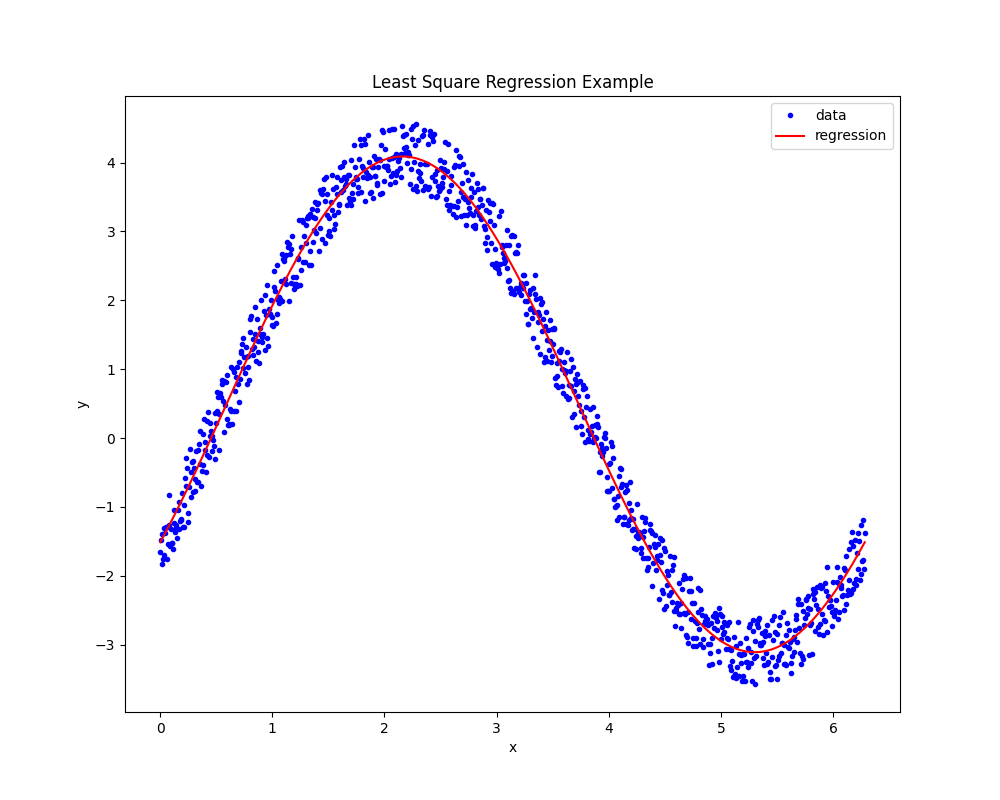

The Python source for this figure:
import numpy as np
import matplotlib.pyplot as plt
from scipy.optimize import minimize

def my_lin_regression(f, x, y):
    # Create a matrix A where each column is a basis vector evaluated at each x
    A = np.vstack([func(x) for func in f]+[np.ones(len(x))]).T

    # Use numpy's least squares function to solve for the best parameters
    beta, residuals, rank, s = np.linalg.lstsq(A, y, rcond=None)

    return beta

x = np.linspace(0, 2*np.pi, 1000)
y = 3*np.sin(x) - 2*np.cos(x) + np.random.random(len(x))
f = [np.sin, np.cos]
beta = my_lin_regression(f, x, y)

plt.figure(figsize = (10,8))
plt.plot(x,y,'b.', label = 'data')
plt.plot(x, beta[0]*f[0](x)+beta[1]*f[1](x)+beta[2], 'r', label='regression')
plt.xlabel('x')
plt.ylabel('y')
plt.title('Least Square Regression Example')
plt.legend()
plt.show()  
